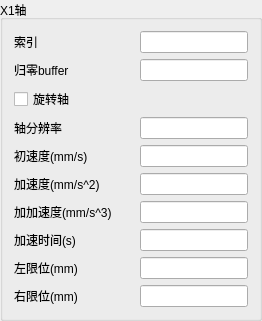
               <widget class="QGroupBox" name="groupBox_MotionControlX1">
                <property name="title">
                 <string>X1轴</string>
                </property>
                <layout class="QFormLayout" name="formLayout_32">
                 <property name="fieldGrowthPolicy">
                  <enum>QFormLayout::AllNonFixedFieldsGrow</enum>
                 </property>
                 <item row="0" column="0">
                  <widget class="QLabel" name="label_219">
                   <property name="minimumSize">
                    <size>
                     <width>120</width>
                     <height>20</height>
                    </size>
                   </property>
                   <property name="text">
                    <string>索引</string>
                   </property>
                  </widget>
                 </item>
                 <item row="0" column="1">
                  <widget class="QLineEdit" name="lineEdit_MotionControlX1_X1Index">
                   <property name="minimumSize">
                    <size>
                     <width>80</width>
                     <height>20</height>
                    </size>
                   </property>
                  </widget>
                 </item>
                 <item row="1" column="0">
                  <widget class="QLabel" name="label_MotionControlX1_X1HomeBuffer">
                   <property name="minimumSize">
                    <size>
                     <width>0</width>
                     <height>20</height>
                    </size>
                   </property>
                   <property name="text">
                    <string>归零buffer</string>
                   </property>
                  </widget>
                 </item>
                 <item row="1" column="1">
                  <widget class="QLineEdit" name="lineEdit_MotionControlX1_X1HomeBuffer">
                   <property name="minimumSize">
                    <size>
                     <width>80</width>
                     <height>20</height>
                    </size>
                   </property>
                  </widget>
                 </item>
                 <item row="2" column="0">
                  <widget class="QCheckBox" name="checkBox_MotionControlX1_X1Rotation">
                   <property name="minimumSize">
                    <size>
                     <width>0</width>
                     <height>20</height>
                    </size>
                   </property>
                   <property name="text">
                    <string>旋转轴</string>
                   </property>
                  </widget>
                 </item>
                 <item row="3" column="0">
                  <widget class="QLabel" name="label_221">
                   <property name="minimumSize">
                    <size>
                     <width>0</width>
                     <height>20</height>
                    </size>
                   </property>
                   <property name="text">
                    <string>轴分辨率</string>
                   </property>
                  </widget>
                 </item>
                 <item row="3" column="1">
                  <widget class="QLineEdit" name="lineEdit_MotionControlX1_X1Resolution">
                   <property name="minimumSize">
                    <size>
                     <width>80</width>
                     <height>20</height>
                    </size>
                   </property>
                  </widget>
                 </item>
                 <item row="4" column="0">
                  <widget class="QLabel" name="label_MotionControlX1_X1StartVel">
                   <property name="minimumSize">
                    <size>
                     <width>0</width>
                     <height>20</height>
                    </size>
                   </property>
                   <property name="text">
                    <string>初速度(mm/s)</string>
                   </property>
                  </widget>
                 </item>
                 <item row="4" column="1">
                  <widget class="QLineEdit" name="lineEdit_MotionControlX1_X1StartVel">
                   <property name="minimumSize">
                    <size>
                     <width>80</width>
                     <height>20</height>
                    </size>
                   </property>
                  </widget>
                 </item>
                 <item row="5" column="0">
                  <widget class="QLabel" name="label_MotionControlX1_X1Acc">
                   <property name="minimumSize">
                    <size>
                     <width>0</width>
                     <height>20</height>
                    </size>
                   </property>
                   <property name="text">
                    <string>加速度(mm/s^2)</string>
                   </property>
                  </widget>
                 </item>
                 <item row="5" column="1">
                  <widget class="QLineEdit" name="lineEdit_MotionControlX1_X1Acc">
                   <property name="minimumSize">
                    <size>
                     <width>80</width>
                     <height>20</height>
                    </size>
                   </property>
                  </widget>
                 </item>
                 <item row="6" column="0">
                  <widget class="QLabel" name="label_MotionControlX1_X1Jerk">
                   <property name="minimumSize">
                    <size>
                     <width>0</width>
                     <height>20</height>
                    </size>
                   </property>
                   <property name="text">
                    <string>加加速度(mm/s^3)</string>
                   </property>
                  </widget>
                 </item>
                 <item row="6" column="1">
                  <widget class="QLineEdit" name="lineEdit_MotionControlX1_X1Jerk">
                   <property name="minimumSize">
                    <size>
                     <width>80</width>
                     <height>20</height>
                    </size>
                   </property>
                  </widget>
                 </item>
                 <item row="7" column="0">
                  <widget class="QLabel" name="label_MotionControlX1_X1Time">
                   <property name="minimumSize">
                    <size>
                     <width>0</width>
                     <height>20</height>
                    </size>
                   </property>
                   <property name="text">
                    <string>加速时间(s)</string>
                   </property>
                  </widget>
                 </item>
                 <item row="7" column="1">
                  <widget class="QLineEdit" name="lineEdit_MotionControlX1_X1Time">
                   <property name="minimumSize">
                    <size>
                     <width>80</width>
                     <height>20</height>
                    </size>
                   </property>
                  </widget>
                 </item>
                 <item row="8" column="0">
                  <widget class="QLabel" name="label_226">
                   <property name="minimumSize">
                    <size>
                     <width>0</width>
                     <height>20</height>
                    </size>
                   </property>
                   <property name="text">
                    <string>左限位(mm)</string>
                   </property>
                  </widget>
                 </item>
                 <item row="8" column="1">
                  <widget class="QLineEdit" name="lineEdit_MotionControlX1_X1LeftLimit">
                   <property name="minimumSize">
                    <size>
                     <width>80</width>
                     <height>20</height>
                    </size>
                   </property>
                  </widget>
                 </item>
                 <item row="9" column="0">
                  <widget class="QLabel" name="label_227">
                   <property name="minimumSize">
                    <size>
                     <width>0</width>
                     <height>20</height>
                    </size>
                   </property>
                   <property name="text">
                    <string>右限位(mm)</string>
                   </property>
                  </widget>
                 </item>
                 <item row="9" column="1">
                  <widget class="QLineEdit" name="lineEdit_MotionControlX1_X1RightLimitccc">
                   <property name="minimumSize">
                    <size>
                     <width>80</width>
                     <height>20</height>
                    </size>
                   </property>
                   <property name="text">
                    <string/>
                   </property>
                  </widget>
                 </item>
                </layout>
               </widget>
